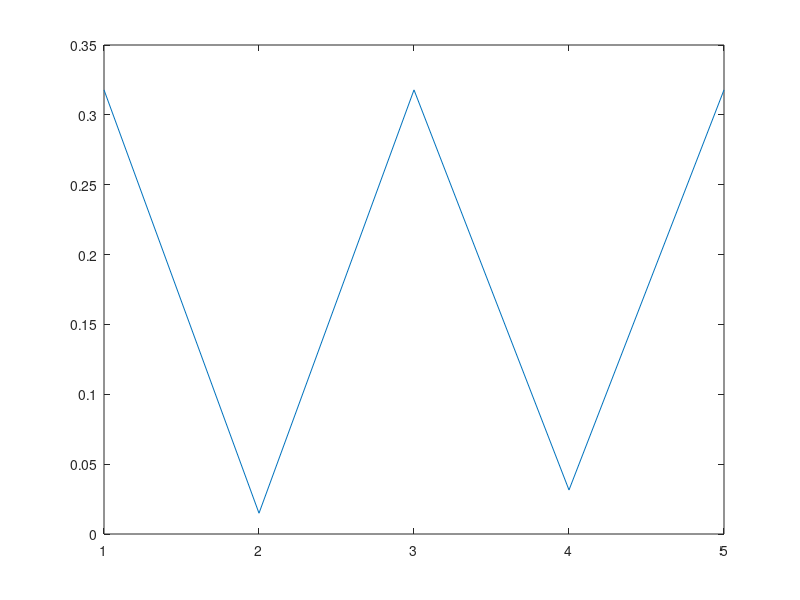

Write the MATLAB code that produced this figure. (Note: this script raises an error after producing the figure.)
close all
clear

n = 5;

sig_to_noise = .3; % 1 = high noise, 0 = no noise

C = zeros(n,n);
for i = 1:n
    for j = 1:n
        C(i,j) = abs(i-j);
    end
end

% C = ones(n,n) - eye(n);

% source = [rand(n-1,1)/(n-1); 0];
% source(end) = 1-sum(source);

source = zeros(n,1);
% source(randperm(n,2))=1;
source = source + sig_to_noise*rand(n,1);
source(1) = 1;

source(3) = 1;

source(n) = 1;
source = source/sum(source);
% 
% source = [    0.2972,    0.0376,    0.2972,    0.0706,    0.2972]';
% 
% for epsilon = [.001, .01, .1, 1]
% epsilon
% K = exp(-C/epsilon);
% sinkhorn_algo_polo_dist(C, K, epsilon, source, source);
% end
% return

figure
plot(source)

mesh_size = 5;
mesh_v = linspace(0,1,mesh_size);
targets_size = length(mesh_v)^n;
% stat_sig = 10000;

% lambda_v = 10.^(-12:1:10);
% lambda_v = 10.^(-2:.1:2);
lambda_v = 10.^(-10:3);
% lambda_v = 10^-10;

for epsilon = [.001, .01, .1, 1]
epsilon
K = exp(-C/epsilon);
    
for thresh = [.5]
thresh

for max_grad_descent_steps = [0, 10]
max_grad_descent_steps
tic

dist_W_v = zeros(targets_size,length(lambda_v));
dist_l1_v = zeros(targets_size,length(lambda_v));
dist_l2_v = zeros(targets_size,length(lambda_v));
target_W_v = zeros(targets_size,length(lambda_v),n);
target_l1_v = zeros(targets_size,length(lambda_v),n);
target_l2_v = zeros(targets_size,length(lambda_v),n);
target_W_entropy = zeros(length(lambda_v),1);
target_L1_entropy = zeros(length(lambda_v),1);
target_L2_entropy = zeros(length(lambda_v),1);
target_W_points = zeros(length(lambda_v),1);
target_L1_points = zeros(length(lambda_v),1);
target_L2_points = zeros(length(lambda_v),1);
for lambda_ind = 1:length(lambda_v)
%     lambda_ind
    lambda = lambda_v(lambda_ind);
    targets = deterministic_dist(n,mesh_v);
    parfor rand_ind = 1:targets_size % stat_sig % parfor
        
%         target = rand_dist(n);
        target = targets(:,rand_ind);
        
        [obj_val, target_OT] = OT_grad_descent(max_grad_descent_steps, lambda,...
            C, K, epsilon, source, target);
        dist_W_v(rand_ind,lambda_ind) = obj_val;
        target_W_v(rand_ind,lambda_ind,:) = target_OT;

        p = 1;
        [obj_val, target_L1] = LP_grad_descent(max_grad_descent_steps, lambda,...
            source, target, p);
        dist_l1_v(rand_ind,lambda_ind) = obj_val;
        target_l1_v(rand_ind,lambda_ind,:) = target_L1;

        p = 2;
        [obj_val, target_L2] = LP_grad_descent(max_grad_descent_steps, lambda,...
            source, target, p);
        dist_l2_v(rand_ind,lambda_ind) = obj_val;
        target_l2_v(rand_ind,lambda_ind,:) = target_L2;
    end
    
%     'dist to itself'
%     sinkhorn_algo_polo_dist(C, K, epsilon, source, source)

    [M,I] = min(dist_W_v(:,lambda_ind));
    optimal_target = target_W_v(I,lambda_ind,:);
    target_W_entropy(lambda_ind) = entropy1D(optimal_target);
    target_W_points(lambda_ind) = L0(optimal_target, thresh);

%     figure;
%     plot_sq(optimal_target);
%     title('W');
    
    
    [M,I2] = min(dist_l1_v(:,lambda_ind));
    optimal_target = target_l1_v(I2,lambda_ind,:);
    target_L1_entropy(lambda_ind) = entropy1D(optimal_target);
    target_L1_points(lambda_ind) = L0(optimal_target, thresh);

%     figure;
%     plot_sq(optimal_target);
%     title('L1');
    
    
    [M,I3] = min(dist_l2_v(:,lambda_ind));
    optimal_target = target_l2_v(I3,lambda_ind,:);
    target_L2_entropy(lambda_ind) = entropy1D(optimal_target);
    target_L2_points(lambda_ind) = L0(optimal_target, thresh);

%     figure;
%     plot_sq(optimal_target);
%     title('L2');
    
%     return
end

% if false
% figure
% semilogx(   lambda_v,target_W_entropy,'-*',...
%             lambda_v,target_L1_entropy,'-o',...
%             lambda_v,target_L2_entropy,'-s')
% xlabel('\lambda')
% ylabel('entropy(v)')
% legend('d=W1','d=L1','d=L2')

% figure
% semilogx(   lambda_v,exp(target_W_entropy),'-*',...
%             lambda_v,exp(target_L1_entropy),'-o',...
%             lambda_v,exp(target_L2_entropy),'-s')
% xlabel('\lambda')
% ylabel('exp(entropy(v))')
% legend('d=W1','d=L1','d=L2')
% target_W_points
% target_L1_points
% target_L2_points
figure
semilogx(   lambda_v,target_W_points,'-*',...
            lambda_v,target_L1_points,'-o',...
            lambda_v,target_L2_points,'-s')
xlabel('\lambda')
ylabel('L0(v)')
legend('d=W1','d=L1','d=L2')
% end
toc
end
end
end
